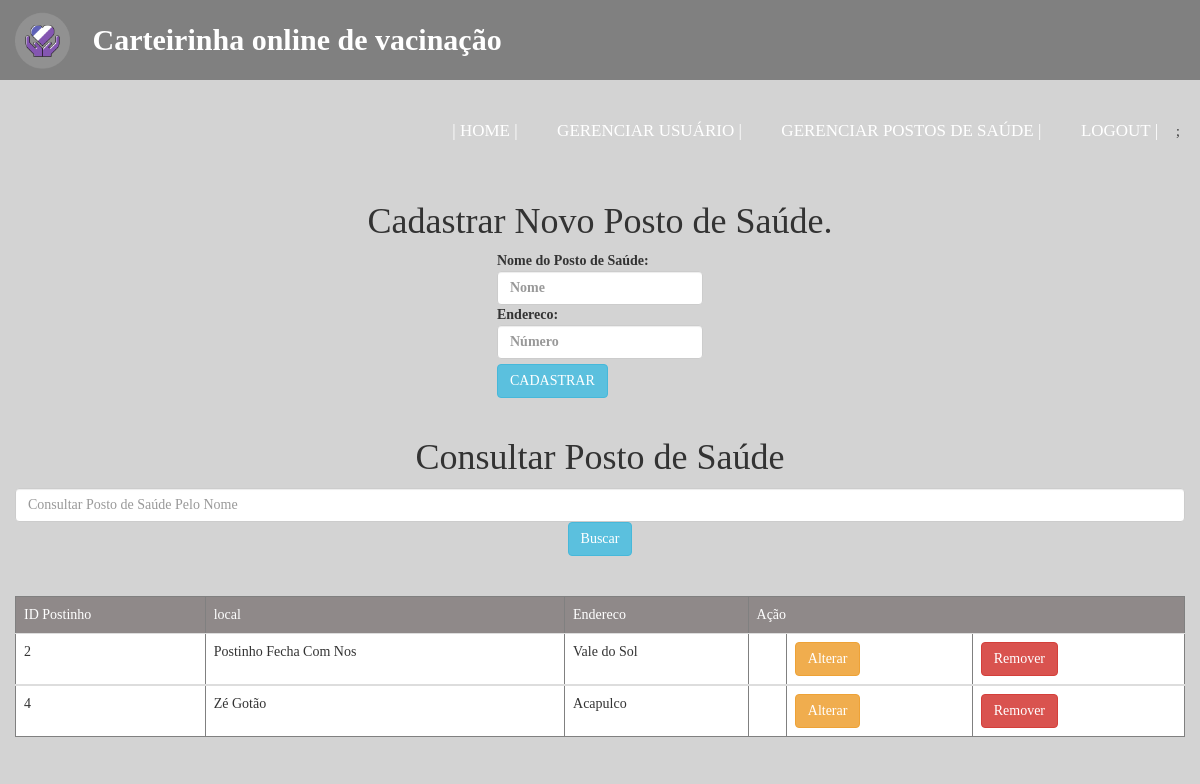
The app's page /local.php (signed in), older data.
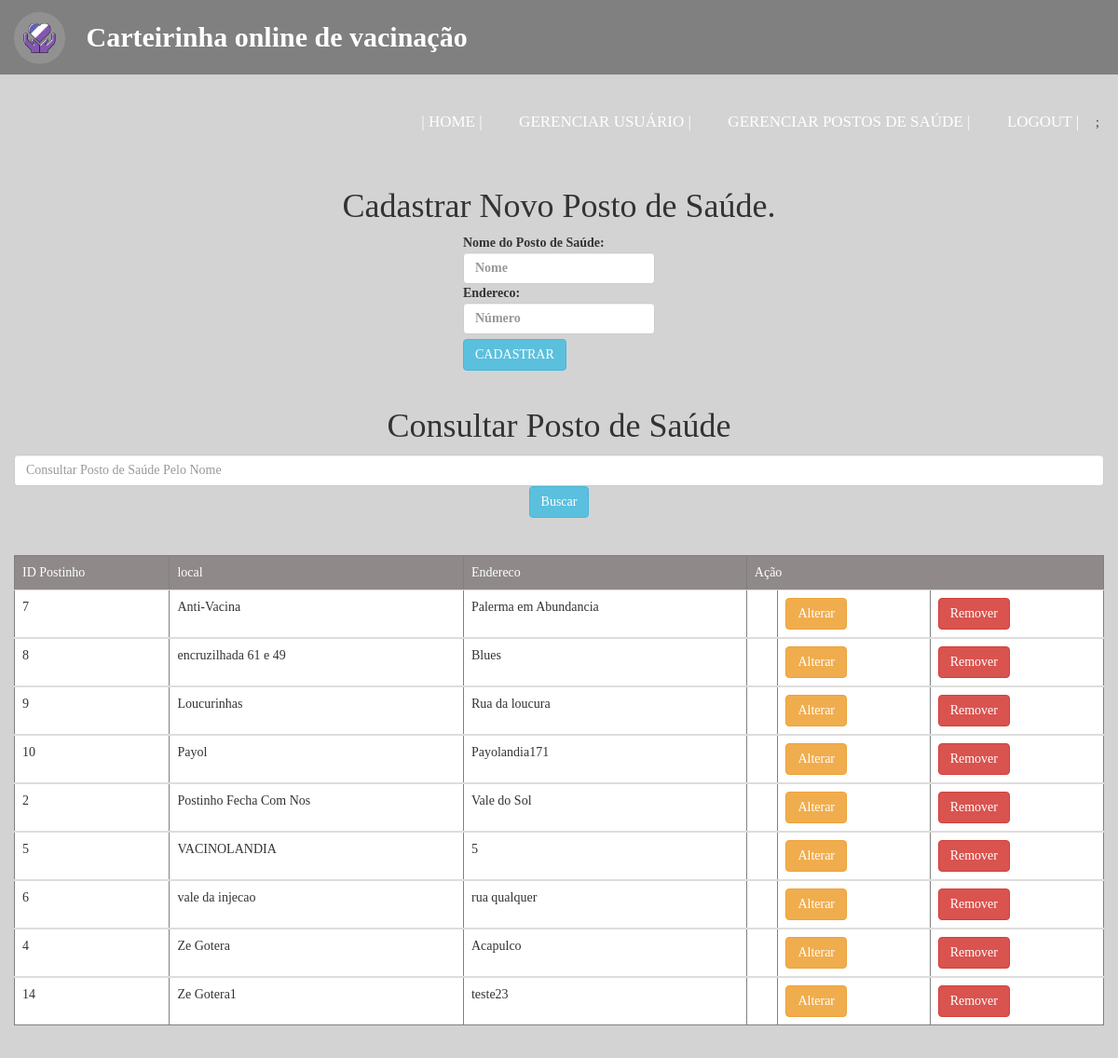
The same page, newer data.
### tables this page shows
CREATE TABLE IF NOT EXISTS `local` (
  `id_postinho` int(11) NOT NULL AUTO_INCREMENT,
  `nome_postinho` varchar(100) NOT NULL,
  `endereco` varchar(200) NOT NULL,
  PRIMARY KEY (`id_postinho`)
);

### listar_local.php (the view)
<?php
include_once "conexao.php";
$parametro = filter_input(INPUT_GET, "parametro");
if($parametro){
	$result_local = "SELECT * FROM local WHERE nome_postinho LIKE '%$parametro%' ORDER BY nome_postinho ASC";
}else{
	$result_local = "SELECT * FROM local ORDER BY nome_postinho ASC";
}
$resultado_local = mysqli_query($conexao, $result_local);
if(($resultado_local) AND ($resultado_local->num_rows != 0)){
	echo"<table border='1' class='table table-hover'>
	<thead><tr>
		<td> ID Postinho </td>
		<td> local </td>
		<td> Endereco </td>
		<td colspan='3'> Ação </td>
	</tr><thead><tbody>";
	while($row_local = mysqli_fetch_assoc($resultado_local)){
		echo "<tr><td>";
		echo $row_local['id_postinho'] . "</td><td>";
		echo $row_local['nome_postinho'] . "</td><td>";
		echo $row_local['endereco'] . "</td><td>";?>
		<td><a class='btn btn-warning'href="<?php echo "altera_local.php?id_postinho=". $row_local['id_postinho'] ."&nome_postinho=".$row_local['nome_postinho']."&endereco=".$row_local['endereco']?>">Alterar</a></td>
		<td><a class='btn btn-danger'href="<?php echo "remove_local.php?id_postinho=". $row_local['id_postinho']?>">Remover</a></td>
		<?php echo "</tr></tbody>";
	}
	echo "</table>";
}else{
	echo "Nenhuma local encontrado";
}

### local.php (shortened to what this page needs)
<!DOCTYPE html>
<html lang = "pt-BR">
	<head>
		<?php
			include ("menu.php");
			if(isset($_SESSION["autorizado"]) and $_SESSION["permissao"] == 2){
		?>
	</head>
	<body class='body_administrador'>
		<div class='container-fluid' align='center'>
			<h1>Cadastrar Novo Posto de Saúde.</h1>
			<form method = "post" action = "insere_local.php"><div class='form-group'>
				<label align='left'>Nome do Posto de Saúde:
					<input required='required' class='form-control' type='text' name='nome_postinho' placeholder="Nome">
				<label align='left'>Endereco:<br/>
					<input required='required' class='form-control' type='text' name="endereco" placeholder='Número'>
				</label><br/>
				<button id='btn' class='btn btn-info'>CADASTRAR</button><br/>
			</div></form>
		</div>
		<div class='form-group container-fluid' align='center'>
			<h1>Consultar Posto de Saúde</h1>
				<form action="<?php echo $_SERVER['PHP_SELF'];?>">
					<input type='text' class=' form-control' name='parametro' placeholder='Consultar Posto de Saúde Pelo Nome'/>
					<input class='btn btn-info' type='submit' value='Buscar'/>
				</form><br /><br />
				<?php include("listar_local.php");?>
		</div>
	</body>
</html>
		<?php
			}else{
				header("location: index.php");
			}
		?>

### menu.php (shortened to what this page needs)
<!DOCTYPE html>
<html lang ='pt-BR'>
	<head>
		<link href="css/bootstrap.min.css" rel="stylesheet">
		<link rel="stylesheet" href="estilo.css"/>
		<?php
			if(isset($_SESSION["autorizado"])){
		?>
		<div class='row container-fluid'>
			<?php
					if(isset($_SESSION["autorizado"]) and $_SESSION["permissao"] == 2 and $_SESSION["pagina"] == "administrador"){
							include ("menu3.php");
					}
			}
			?>
		</div>

### menu3.php
<?php
echo  '<html>
<head>
	<meta charset="utf-8">
	<title>Responsive Menu</title>
	<meta name="viewport" content="width=device-width, initial-scale=1.0">
	<link rel="stylesheet" type="text/css" href="style.css">
	<script src="https://kit.fontawesome.com/a076d05399.js"></script>
</head>
<body>
	<nav>
		<input type="checkbox" id="check">
		<label for="check" class="checkbtn">
			<i class="fas fa-bars"></i>
		</label>
			<label class="logo">
			<img src="img/logo.png" width="85px"/> Carteirinha online de vacinação</label>
		<ul>
							<li><a href="home_administrador.php">| Home |</a></li>
							<li><a href="paciente.php"> Gerenciar Usuário |</a></li>
							<li><a href="local.php"> Gerenciar Postos de Saúde |</a></li>
							<li><a href="logout.php"> Logout |</a></li>;
		</ul>
	</nav>
</body>
</html>';
?>

### estilo.css (style rules this page uses)
body { overflow-x: hidden; }
.body_administrador { background-color:#D3D3D3; }
thead { background-color:#8f8989; color:white; }
table { background-color:white; }

### style.css (style rules this page uses)
* { padding: 0; margin: 0; text-decoration: none; list-style: none; box-sizing: border-box; }
body { font-family: montserrat; }
nav { background: #808080; height: 80px; width: 100%; }
label.logo { color: white; font-size: 30px; line-height: 80px; padding: 0 -10px; font-weight: bold; }
nav ul { float: right; margin-right: 20px; }
nav ul li { display: inline-block; line-height: 80px; margin: 0 5px; }
nav ul li a { color: white; font-size: 17px; padding: 7px 13px; border-radius: 3px; text-transform: uppercase; }

Row changes from the older to the newer data that the page shows:
added local: id_postinho "7", nome_postinho "Anti-Vacina", endereco "Palerma em Abundancia"
added local: id_postinho "8", nome_postinho "encruzilhada 61 e 49", endereco "Blues"
added local: id_postinho "9", nome_postinho "Loucurinhas", endereco "Rua da loucura"
added local: id_postinho "10", nome_postinho "Payol", endereco "Payolandia171"
added local: id_postinho "5", nome_postinho "VACINOLANDIA", endereco "5"
added local: id_postinho "6", nome_postinho "vale da injecao", endereco "rua qualquer"
changed local "Acapulco": nome_postinho "Zé Gotão" → "Ze Gotera"
added local: id_postinho "14", nome_postinho "Ze Gotera1", endereco "teste23"
